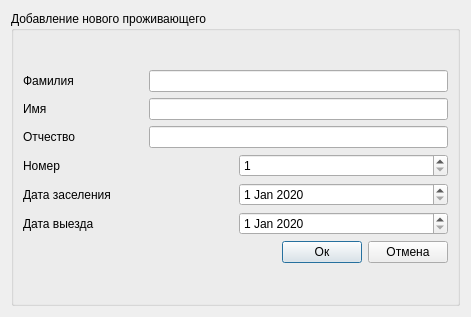
<?xml version="1.0" encoding="UTF-8"?>
<ui version="4.0">
 <class>addDialogRentersTab</class>
 <widget class="QDialog" name="addDialogRentersTab">
  <property name="geometry">
   <rect>
    <x>0</x>
    <y>0</y>
    <width>471</width>
    <height>317</height>
   </rect>
  </property>
  <property name="windowTitle">
   <string>Dialog</string>
  </property>
  <layout class="QVBoxLayout" name="verticalLayout">
   <item>
    <widget class="QGroupBox" name="groupBox">
     <property name="title">
      <string>Добавление нового проживающего</string>
     </property>
     <layout class="QVBoxLayout" name="verticalLayout_3">
      <item>
       <layout class="QVBoxLayout" name="verticalLayout_2">
        <item>
         <layout class="QHBoxLayout" name="horizontalLayout_2">
          <item>
           <widget class="QLabel" name="label_Surname_renters">
            <property name="sizePolicy">
             <sizepolicy hsizetype="Expanding" vsizetype="Preferred">
              <horstretch>2</horstretch>
              <verstretch>0</verstretch>
             </sizepolicy>
            </property>
            <property name="text">
             <string>Фамилия</string>
            </property>
           </widget>
          </item>
          <item>
           <widget class="QLineEdit" name="lineEdit_Surname_renters">
            <property name="sizePolicy">
             <sizepolicy hsizetype="Expanding" vsizetype="Fixed">
              <horstretch>5</horstretch>
              <verstretch>0</verstretch>
             </sizepolicy>
            </property>
           </widget>
          </item>
         </layout>
        </item>
        <item>
         <layout class="QHBoxLayout" name="horizontalLayout">
          <item>
           <widget class="QLabel" name="label_Name_renters">
            <property name="sizePolicy">
             <sizepolicy hsizetype="Expanding" vsizetype="Preferred">
              <horstretch>2</horstretch>
              <verstretch>0</verstretch>
             </sizepolicy>
            </property>
            <property name="text">
             <string>Имя</string>
            </property>
           </widget>
          </item>
          <item>
           <widget class="QLineEdit" name="lineEdit_Name_renters">
            <property name="sizePolicy">
             <sizepolicy hsizetype="Expanding" vsizetype="Fixed">
              <horstretch>5</horstretch>
              <verstretch>0</verstretch>
             </sizepolicy>
            </property>
           </widget>
          </item>
         </layout>
        </item>
        <item>
         <layout class="QHBoxLayout" name="horizontalLayout_3">
          <item>
           <widget class="QLabel" name="label_Fathername_renters">
            <property name="sizePolicy">
             <sizepolicy hsizetype="Expanding" vsizetype="Preferred">
              <horstretch>2</horstretch>
              <verstretch>0</verstretch>
             </sizepolicy>
            </property>
            <property name="text">
             <string>Отчество</string>
            </property>
           </widget>
          </item>
          <item>
           <widget class="QLineEdit" name="lineEdit_Fathername_renters">
            <property name="sizePolicy">
             <sizepolicy hsizetype="Expanding" vsizetype="Fixed">
              <horstretch>5</horstretch>
              <verstretch>0</verstretch>
             </sizepolicy>
            </property>
           </widget>
          </item>
         </layout>
        </item>
        <item>
         <layout class="QHBoxLayout" name="horizontalLayout_4">
          <item>
           <widget class="QLabel" name="label_Number_renters">
            <property name="text">
             <string>Номер</string>
            </property>
           </widget>
          </item>
          <item>
           <widget class="QSpinBox" name="spinBox_Number_renters">
            <property name="minimum">
             <number>1</number>
            </property>
            <property name="maximum">
             <number>100</number>
            </property>
           </widget>
          </item>
         </layout>
        </item>
        <item>
         <layout class="QHBoxLayout" name="horizontalLayout_5">
          <item>
           <widget class="QLabel" name="label_DateStart_renters">
            <property name="text">
             <string>Дата заселения</string>
            </property>
           </widget>
          </item>
          <item>
           <widget class="QDateEdit" name="dateEdit_DateStart_renters">
            <property name="dateTime">
             <datetime>
              <hour>0</hour>
              <minute>0</minute>
              <second>0</second>
              <year>2020</year>
              <month>1</month>
              <day>1</day>
             </datetime>
            </property>
           </widget>
          </item>
         </layout>
        </item>
        <item>
         <layout class="QHBoxLayout" name="horizontalLayout_6">
          <item>
           <widget class="QLabel" name="label_DateFinish_renters">
            <property name="text">
             <string>Дата выезда</string>
            </property>
           </widget>
          </item>
          <item>
           <widget class="QDateEdit" name="dateEdit_DateFinish_renters">
            <property name="dateTime">
             <datetime>
              <hour>0</hour>
              <minute>0</minute>
              <second>0</second>
              <year>2020</year>
              <month>1</month>
              <day>1</day>
             </datetime>
            </property>
           </widget>
          </item>
         </layout>
        </item>
        <item>
         <layout class="QHBoxLayout" name="horizontalLayout_7">
          <item>
           <spacer name="horizontalSpacer_renters">
            <property name="orientation">
             <enum>Qt::Horizontal</enum>
            </property>
            <property name="sizeHint" stdset="0">
             <size>
              <width>40</width>
              <height>20</height>
             </size>
            </property>
           </spacer>
          </item>
          <item>
           <widget class="QPushButton" name="okButton_renters">
            <property name="text">
             <string>Ок</string>
            </property>
           </widget>
          </item>
          <item>
           <widget class="QPushButton" name="cancelButton_renters">
            <property name="text">
             <string>Отмена</string>
            </property>
           </widget>
          </item>
         </layout>
        </item>
       </layout>
      </item>
     </layout>
    </widget>
   </item>
  </layout>
 </widget>
 <resources/>
 <connections/>
</ui>
